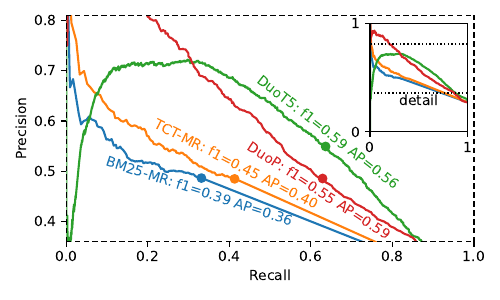

Reproduce this figure in Python.
import pandas as pd
import ir_measures
import ir_datasets
from autoqrels.oneshot import OneShotLabeler
from sklearn.metrics import precision_recall_curve, average_precision_score
from matplotlib import pyplot as plt
import matplotlib.patches as patches

dataset = ir_datasets.load('msmarco-passage/trec-dl-2019/judged')
SYSTEMS = [
    ('BM25-MR', OneShotLabeler('maxrep.bm25-128.cache.json.gz'),   True,  -18),
    ('TCT-MR',  OneShotLabeler('maxrep.tcthnp-128.cache.json.gz'), False, -27),
    ('DuoT5',   OneShotLabeler('duot5.cache.json.gz'),             False, -38),
    ('DuoP',    OneShotLabeler('duoprompt.cache.json.gz'),         True,  -33),
]

def qdid(df):
    return df['query_id'] + '\t' + df['doc_id']
full_qrels = pd.DataFrame(dataset.qrels)
full_qrels['relevance'] = (full_qrels['relevance'] >= 2).astype(int) # binarize
sparse_qrels = pd.DataFrame(ir_measures.read_trec_qrels('dl19.bm25-firstrel.qrels'))
missing_qrels = full_qrels[~qdid(full_qrels).isin(qdid(sparse_qrels))]
missing_qrels = missing_qrels[missing_qrels['query_id'].isin(sparse_qrels['query_id'])]

fig, ax = plt.subplots(figsize=(5,5*0.6))

# build main axes for zoomed-in view of the most interesting part of the figure
ax.set_xlim(0, 1)
ax.set_xlabel('Recall')
ax.set_ylim(0.36, 0.81)
ax.set_ylabel('Precision')

# build inset axes for full view
inset_scale = 0.48
axins = ax.inset_axes([
    1-inset_scale/2-0.015, 1-inset_scale-0.035,
    inset_scale/2, inset_scale])
axins.set_xlim(0, 1)
axins.set_xticks([0, 1])
axins.set_ylim(0, 1)
axins.set_yticks([0, 1])

for name, model, under, rot in SYSTEMS:
    inf_qrels = model.infer_qrels(missing_qrels, sparse_qrels)
    inf_qrel_map = {}
    for rec in inf_qrels.itertuples(index=False):
        inf_qrel_map[rec.query_id, rec.doc_id] = rec.relevance
    label, pred = [], []
    for qid, did, rel in zip(missing_qrels['query_id'],
                             missing_qrels['doc_id'],
                             missing_qrels['relevance']):
        label.append(rel)
        pred.append(inf_qrel_map[qid, did])
    p, r, _ = precision_recall_curve(label, pred)
    f1 = 2 * p * r / (p + r)
    mx = f1[2:-2].argmax() + 2 # f1 score undefined at bounds? Correct this.
    f1 = f1[mx]
    ap = average_precision_score(label, pred)
    line, = ax.plot(r, p, label=name)
    axins.plot(r, p)
    plt.plot(r[mx], p[mx], 'o', c=line.get_color())
    if under:
        ax.annotate('{}: f1={:.2f} AP={:.2f}'.format(name, f1, ap),
            (r[mx], p[mx]-0.015), ha='center', va='top', c=line.get_color(),
            rotation=rot, rotation_mode='anchor')
    else:
        ax.annotate('{}: f1={:.2f} AP={:.2f}'.format(name, f1, ap),
            (r[mx], p[mx]+0.02), ha='center', c=line.get_color(),
            rotation=rot, rotation_mode='anchor')

ax.spines['top'].set_linestyle((0,(4,4)))
ax.spines['left'].set_linestyle((0,(4,4)))
ax.spines['bottom'].set_linestyle((0,(4,4)))
ax.spines['right'].set_linestyle((0,(4,4)))
axins.add_patch(patches.Rectangle((0.0, 0.36), 1.0, 0.45, linewidth=1, edgecolor='k',
    facecolor='none', ls=':', zorder=100))
axins.annotate('detail', (0.5, 0.34), ha='center', va='top')
plt.tight_layout()
plt.savefig('figure1.pdf')
